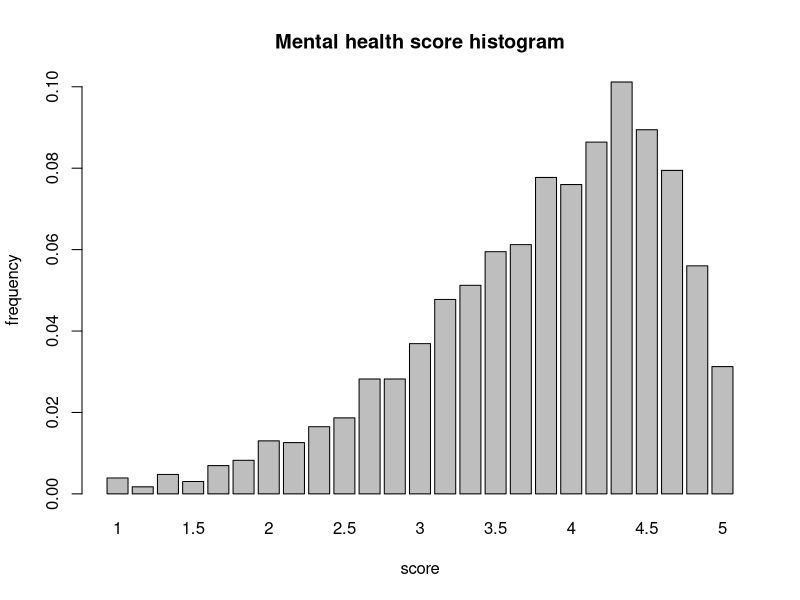
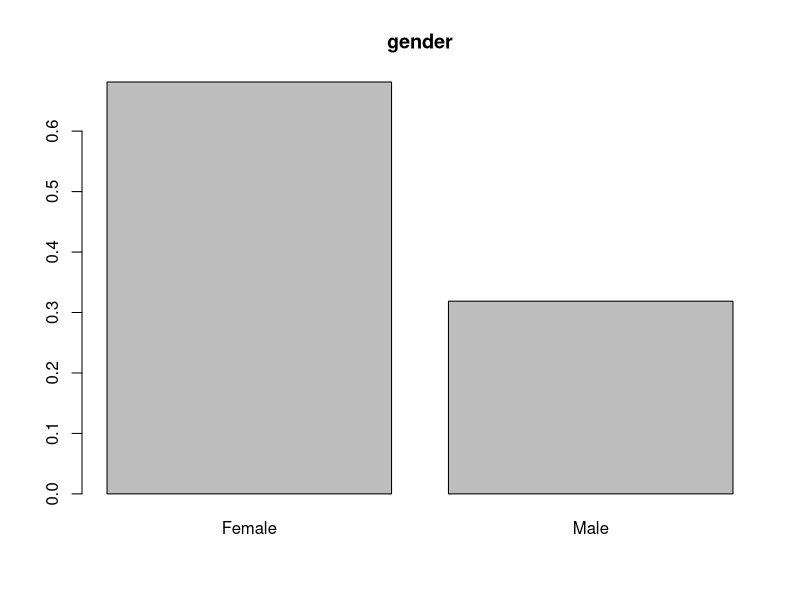
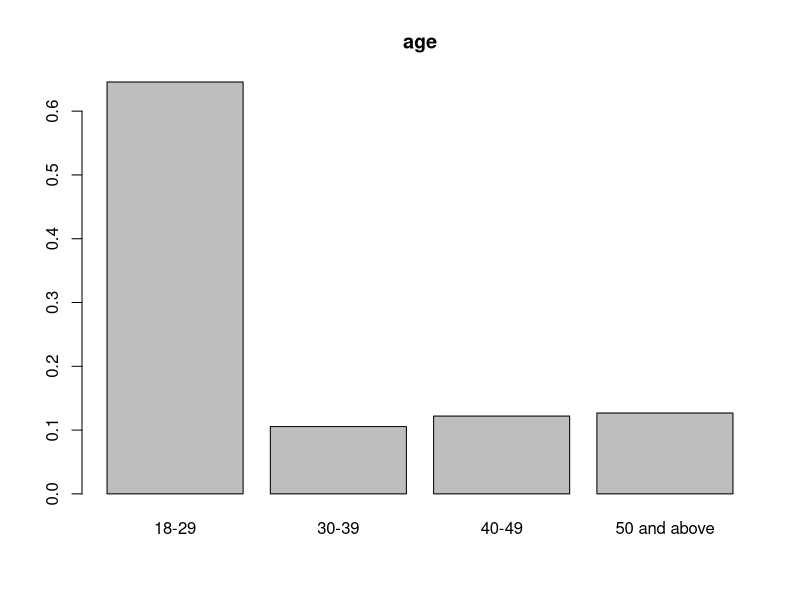
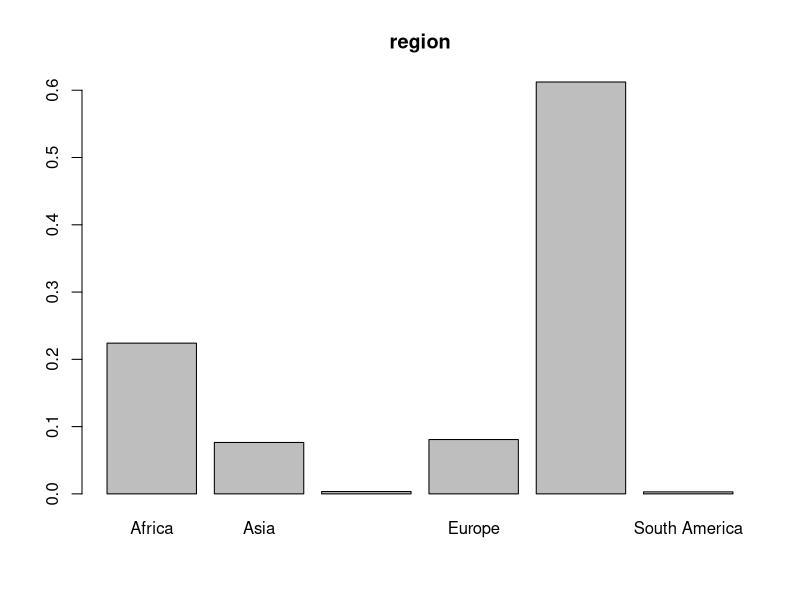
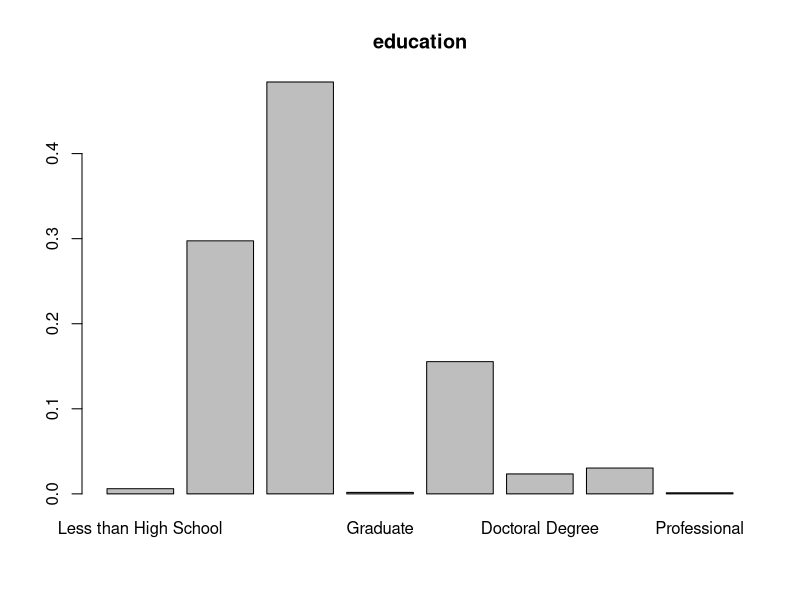
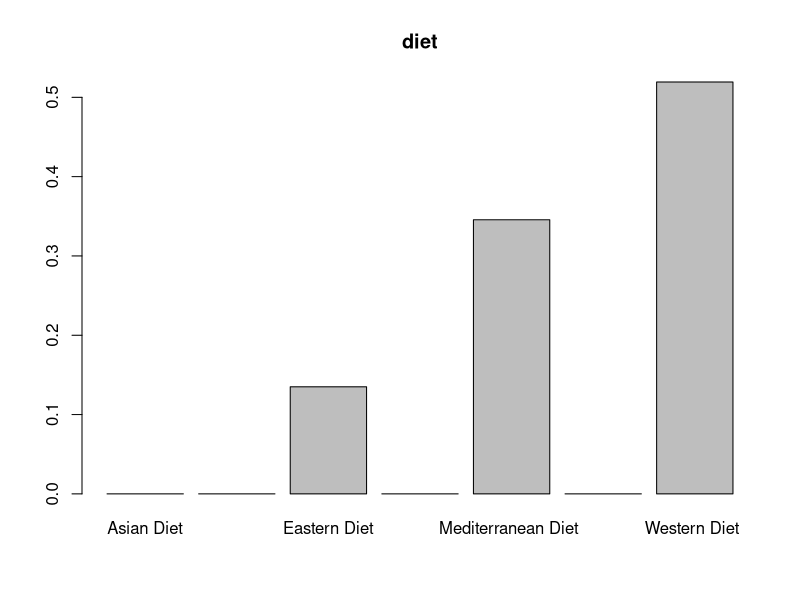
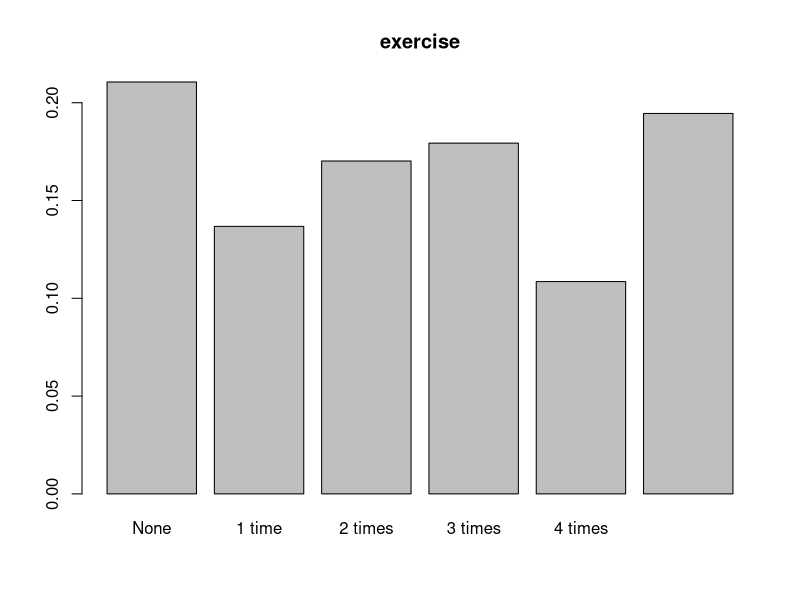
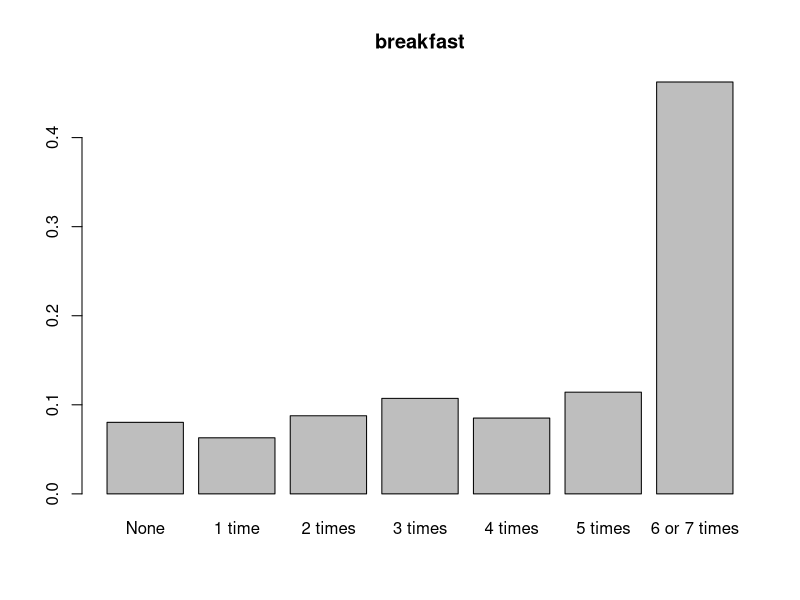

Reproduce these figures in R, in order.
library(glmnet)
library(MASS)
library(readxl)
library(plotmo)
library(MLmetrics)
library(lavaan)

#Input data
data <- read_excel("Math Department Diet Mood total .xlsx")
data = na.omit(data)

#Check the data
for (i in 1:length(data)) {
  data[,i] = as.factor(as.matrix(data[,i]))
  print(unique(data[,i]))
}

#Cleaning
data = data [-which(data$`1. What is your gender?`=='Other'),]
which(data$`3. In which region you are living now?`=='Option 8')
which(data$`5. What is your dietary pattern?`=='Sophomore')
which(data$`6. On average week, how many times a day do you exercise at least 20 minutes?`==unique(data$`6. On average week, how many times a day do you exercise at least 20 minutes?`)[7])
which(data$`9. On average week, how many times a day do you have dairy products?`==unique(data$`9. On average week, how many times a day do you have dairy products?`)[8])
which(data$`15. On average week, how many times do you eat dark green leafy vegetables?`==unique(data$`15. On average week, how many times do you eat dark green leafy vegetables?`)[7])
a1 = which(data$`3. In which region you are living now?`==unique(data$`3. In which region you are living now?`)[6])
a2 = which(data$`3. In which region you are living now?`==unique(data$`3. In which region you are living now?`)[9])
a3 = which(data$`3. In which region you are living now?`==unique(data$`3. In which region you are living now?`)[10])
b1 = which(data$`3. In which region you are living now?`==unique(data$`3. In which region you are living now?`)[3])
b2 = which(data$`3. In which region you are living now?`==unique(data$`3. In which region you are living now?`)[5])
data$`3. In which region you are living now?`[a1]=data$`3. In which region you are living now?`[a3]=unique(data$`3. In which region you are living now?`)[9]
data$`3. In which region you are living now?`[b1]=unique(data$`3. In which region you are living now?`)[5]
data = data[-which(data$`3. In which region you are living now?`=='Option 8'),]
#delete 2
m1 = which(data$`5. What is your dietary pattern?`==unique(data$`5. What is your dietary pattern?`)[1])
m2 = which(data$`5. What is your dietary pattern?`==unique(data$`5. What is your dietary pattern?`)[4])
m3 = which(data$`5. What is your dietary pattern?`==unique(data$`5. What is your dietary pattern?`)[5])
m4 = which(data$`5. What is your dietary pattern?`==unique(data$`5. What is your dietary pattern?`)[10])
w1 = which(data$`5. What is your dietary pattern?`==unique(data$`5. What is your dietary pattern?`)[3])
w2 = which(data$`5. What is your dietary pattern?`==unique(data$`5. What is your dietary pattern?`)[6])
w3 = which(data$`5. What is your dietary pattern?`==unique(data$`5. What is your dietary pattern?`)[11])
v1 = which(data$`5. What is your dietary pattern?`==unique(data$`5. What is your dietary pattern?`)[7])
v2 = which(data$`5. What is your dietary pattern?`==unique(data$`5. What is your dietary pattern?`)[8])
v3 = which(data$`5. What is your dietary pattern?`==unique(data$`5. What is your dietary pattern?`)[12])
data$`5. What is your dietary pattern?`[m2]=data$`5. What is your dietary pattern?`[m3]=data$`5. What is your dietary pattern?`[m4]=unique(data$`5. What is your dietary pattern?`)[1]
data$`5. What is your dietary pattern?`[w2]=data$`5. What is your dietary pattern?`[w3]=unique(data$`5. What is your dietary pattern?`)[3]
data$`5. What is your dietary pattern?`[v1]=data$`5. What is your dietary pattern?`[v2]=data$`5. What is your dietary pattern?`[w3]=unique(data$`5. What is your dietary pattern?`)[12]
data = data[-which(data$`6. On average week, how many times a day do you exercise at least 20 minutes?`==unique(data$`6. On average week, how many times a day do you exercise at least 20 minutes?`)[7]),]
#delete 2
n1 = which(data$`7. In the past 7 days, how many times did you eat breakfast?`==unique(data$`7. In the past 7 days, how many times did you eat breakfast?`)[7])
n2 = which(data$`7. In the past 7 days, how many times did you eat breakfast?`==unique(data$`7. In the past 7 days, how many times did you eat breakfast?`)[8])
data$`7. In the past 7 days, how many times did you eat breakfast?`[n1]=data$`7. In the past 7 days, how many times did you eat breakfast?`[n2]=unique(data$`7. In the past 7 days, how many times did you eat breakfast?`)[7]
a1 = which(data$`8. On average week, how many times a day do you eat whole grain products?`==unique(data$`8. On average week, how many times a day do you eat whole grain products?`)[3])
a2 = which(data$`8. On average week, how many times a day do you eat whole grain products?`==unique(data$`8. On average week, how many times a day do you eat whole grain products?`)[7])
data$`8. On average week, how many times a day do you eat whole grain products?`[a1]=data$`8. On average week, how many times a day do you eat whole grain products?`[a2]=unique(data$`8. On average week, how many times a day do you eat whole grain products?`)[3]
data = data[-which(data$`9. On average week, how many times a day do you have dairy products?`==unique(data$`9. On average week, how many times a day do you have dairy products?`)[8]),]
#delete 8
a1 = which(data$`9. On average week, how many times a day do you have dairy products?`==unique(data$`9. On average week, how many times a day do you have dairy products?`)[1])
a2 = which(data$`9. On average week, how many times a day do you have dairy products?`==unique(data$`9. On average week, how many times a day do you have dairy products?`)[7])
data$`9. On average week, how many times a day do you have dairy products?`[a2]=unique(data$`9. On average week, how many times a day do you have dairy products?`)[1]
n1 = which(data$`10. On average week, how many times a day do you consume coffee or other sources of caffeine?`==unique(data$`10. On average week, how many times a day do you consume coffee or other sources of caffeine?`)[4])
n2 = which(data$`10. On average week, how many times a day do you consume coffee or other sources of caffeine?`==unique(data$`10. On average week, how many times a day do you consume coffee or other sources of caffeine?`)[7])
data$`10. On average week, how many times a day do you consume coffee or other sources of caffeine?`[n2]=unique(data$`10. On average week, how many times a day do you consume coffee or other sources of caffeine?`)[4]
data = data[-which(data$`15. On average week, how many times do you eat dark green leafy vegetables?`==unique(data$`15. On average week, how many times do you eat dark green leafy vegetables?`)[7]),]
#delete 2
a1 = which(data$`16. On average week, how many times do you eat beans?`==unique(data$`16. On average week, how many times do you eat beans?`)[4])
a2 = which(data$`16. On average week, how many times do you eat beans?`==unique(data$`16. On average week, how many times do you eat beans?`)[7])
data$`16. On average week, how many times do you eat beans?`[a1]=unique(data$`16. On average week, how many times do you eat beans?`)[7]
a1 = which(data$`20. On average week, how many times do you take fish oil supplements?`==unique(data$`20. On average week, how many times do you take fish oil supplements?`)[2])
a2 = which(data$`20. On average week, how many times do you take fish oil supplements?`==unique(data$`20. On average week, how many times do you take fish oil supplements?`)[7])
data$`20. On average week, how many times do you take fish oil supplements?`[a2]=unique(data$`20. On average week, how many times do you take fish oil supplements?`)[2]
a1 = which(data$`21. During the past month, about how often did you feel NERVOUS?`=='None')
data$`21. During the past month, about how often did you feel NERVOUS?`[a1]=unique(data$`21. During the past month, about how often did you feel NERVOUS?`)[4]

data=na.omit(data)
for (i in 1:length(data)) {
  data[,i] = as.factor(as.matrix(data[,i]))
  print(unique(data[,i]))
}

names(data) = c("timestamp","gender","age","region","education","diet","exercise","breakfast","whole grain","dairy product","coffee","fruits","flaxseed/nuts","rice/pasta","meat","vegetables","beans","fish","fast food","multivitamin","fish oil","nervous","hopeless","restless","depressed","effort","worthless")
names(data)

ud=unique(data$diet)
oned=c(which(data$diet==ud[4]),which(data$diet==ud[5]),which(data$diet==ud[6]),which(data$diet==ud[7]))
data=data[-oned,]

#convert status into scores
x=as.data.frame(data[,2:21])
y=as.matrix(data[,22:27])
s=matrix(0,dim(y)[1],dim(y)[2])

for (i in 1:dim(y)[1]) {
  for (j in 1:dim(y)[2]) {
    if (y[i,j]=='None of the time'){
      s[i,j]=5
    }
    if (y[i,j]=='A little of the time'){
      s[i,j]=4
    }
    if (y[i,j]=='Some of the time'){
      s[i,j]=3
    }
    if (y[i,j]=='Most of the time'){
      s[i,j]=2
    }
    if (y[i,j]=='All the time'){
      s[i,j]=1
    }
  }
}
y=rowMeans(s)

#some plot
barplot(prop.table(table(y)),main = 'Mental health score histogram',xlab = 'score', ylab = 'frequency')

#order the data
u2=unique(x[,2])
x[,2]=factor(x[,2],levels = c(as.character(u2[1]),as.character(u2[2]),as.character(u2[3]),as.character(u2[4])),ordered = TRUE)
u4=unique(x[,4])
x[,4]=factor(x[,4],levels=c(as.character(u4[6]),as.character(u4[4]),as.character(u4[1]),as.character(u4[8]),as.character(u4[2]),as.character(u4[3]),as.character(u4[5]),as.character(u4[7])),ordered = TRUE)
u6=unique(x[,6])
x[,6]=factor(x[,6],levels = c(as.character(u6[1]),as.character(u6[2]),as.character(u6[3]),as.character(u6[6]),as.character(u6[4]),as.character(u6[5])),ordered = TRUE)
u7=unique(x[,7])
x[,7]=factor(x[,7],levels = c(as.character(u7[7]),as.character(u7[3]),as.character(u7[6]),as.character(u7[5]),as.character(u7[1]),as.character(u7[4]),as.character(u7[2])),ordered = TRUE)
u8=unique(x[,8])
x[,8]=factor(x[,8],levels = c(as.character(u8[4]),as.character(u8[2]),as.character(u8[3]),as.character(u8[6]),as.character(u8[5]),as.character(u8[1])),ordered = TRUE)
u9=unique(x[,9])
x[,9]=factor(x[,9],levels = c(as.character(u9[6]),as.character(u9[2]),as.character(u9[3]),as.character(u9[4]),as.character(u9[5]),as.character(u9[1])),ordered = TRUE)
u10=unique(x[,10])
x[,10]=factor(x[,10],levels = c(as.character(u10[4]),as.character(u10[6]),as.character(u10[3]),as.character(u10[2]),as.character(u10[5]),as.character(u10[1])),ordered = TRUE)
u11=unique(x[,11])
x[,11]=factor(x[,11],levels = c(as.character(u11[6]),as.character(u11[3]),as.character(u11[4]),as.character(u11[1]),as.character(u11[2]),as.character(u11[5])),ordered = TRUE)
u12=unique(x[,12])
x[,12]=factor(x[,12],levels = c(as.character(u12[3]),as.character(u12[1]),as.character(u12[5]),as.character(u12[2]),as.character(u12[6]),as.character(u12[4])),ordered = TRUE)
u13=unique(x[,13])
x[,13]=factor(x[,13],levels = c(as.character(u13[6]),as.character(u13[5]),as.character(u13[2]),as.character(u13[4]),as.character(u13[3]),as.character(u13[1])),ordered = TRUE)
u14=unique(x[,14])
x[,14]=factor(x[,14],levels = c(as.character(u14[6]),as.character(u14[5]),as.character(u14[2]),as.character(u14[4]),as.character(u14[3]),as.character(u14[1])),ordered = TRUE)
u15=unique(x[,15])
x[,15]=factor(x[,15],levels = c(as.character(u15[6]),as.character(u15[1]),as.character(u15[2]),as.character(u15[5]),as.character(u15[3]),as.character(u15[4])),ordered = TRUE)
u16=unique(x[,16])
x[,16]=factor(x[,16],levels = c(as.character(u16[1]),as.character(u16[2]),as.character(u16[4]),as.character(u16[5]),as.character(u16[3]),as.character(u16[6])),ordered = TRUE)
u17=unique(x[,17])
x[,17]=factor(x[,17],levels = c(as.character(u17[2]),as.character(u17[1]),as.character(u17[4]),as.character(u17[3]),as.character(u17[6]),as.character(u17[5])),ordered = TRUE)
u18=unique(x[,18])
x[,18]=factor(x[,18],levels = c(as.character(u18[1]),as.character(u18[2]),as.character(u18[5]),as.character(u18[6]),as.character(u18[3]),as.character(u18[4])),ordered = TRUE)
u19=unique(x[,19])
x[,19]=factor(x[,19],levels = c(as.character(u19[1]),as.character(u19[4]),as.character(u19[3]),as.character(u19[5]),as.character(u19[6]),as.character(u19[2])),ordered = TRUE)
u20=unique(x[,20])
x[,20]=factor(x[,20],levels = c(as.character(u20[1]),as.character(u20[2]),as.character(u20[4]),as.character(u20[5]),as.character(u20[6]),as.character(u20[3])),ordered = TRUE)

for (i in 1:dim(x)[2]) {
  barplot(prop.table(table(x[,i])),main = as.character(colnames(x)[i]))
}

xm=matrix(0,dim(x)[1],dim(x)[2])
for (i in 6:20) {
  for (j in 1:nrow(x)) {
    if (x[j,i]=='None'){
      xm[j,i]=0
    }
    if (x[j,i]=='1 time'){
      xm[j,i]=1
    }
    if ((x[j,i]=='2 times')|(x[j,i]==unique(x[,8])[3])){
      xm[j,i]=2
    }
    if ((x[j,i]=='3 times')|(x[j,i]==unique(x[,12])[2])){
      xm[j,i]=3
    }
    if (x[j,i]=='4 times'){
      xm[j,i]=4
    }
    if ((x[j,i]=='5 times')|(x[j,i]=='More than 4 times')){
      xm[j,i]=5
    }
    if (x[j,i]=='6 or 7 times'){
      xm[j,i]=6
    }
  }
}

for (i in 6:20) {
  print(unique(xm[,i]))
}

x[,6:20]=xm[,6:20]
ac=c(23.5,34.5,44.5,54.5)
xa=matrix(0,nrow(x),1)
for (i in 1:nrow(x)) {
  xa[i,1]=ac[which(x[i,2]==unique(x[,2]))]
}
x[,2]=xa[,1]
savex = x
x = savex

xmm = matrix(0,dim(x)[1],1)
for (i in 1:dim(x)[1]) {
  if (x[i,4]=="Less than High School"){
    xmm[i,1]=1
  }
  if (x[i,4]=="High School"){
    xmm[i,1]=2
  }
  if (x[i,4]=="2 or 4 Years of College Degree (AA, BA, BS)"){
    xmm[i,1]=3
  }
  if (x[i,4]=="Graduate"){
    xmm[i,1]=4
  }
  if (x[i,4]=="Master's Degree"){
    xmm[i,1]=5
  }
  if (x[i,4]=="Doctoral Degree"){
    xmm[i,1]=6
  }
  if (x[i,4]=="Professional Degree (MD, JD, PharmD, ...)"){
    xmm[i,1]=7
  }
  if (x[i,4]=="Professional"){
    xmm[i,1]=8
  }
}
x[,4]=xmm

par(mfrow=c(2,2))
for (i in 1:dim(x)[2]) {
  what=matrix(0,1,length(unique(x[,i])))
  colnames(what)=sort(unique(x[,i]))
  for (j in 1:length(unique(x[,i]))) {
    what[1,j]=mean(y[x[,i]==sort(unique(x[,i]))[j]])
  }
  barplot(what,main=as.character(colnames(x)[i]),xlab='type/frequency',ylab = 'average score')
}
par(mfrow=c(1,1))

cl_data=cbind(y,x)

#split the data
set.seed(123)
train = cl_data[sample(nrow(cl_data),0.75*nrow(cl_data)),]
test = cl_data[sample(nrow(cl_data),0.25*nrow(cl_data)),]
train_y=train[,1]
train_x=train[,-1]
test_y=test[,1]
test_x=test[,-1]

#Training&testing
lmod=lm(y~.,data = train)
lmod_aic = stepAIC(lmod, direction = 'backward')
predaic = predict(lmod_aic,test_x)
MSE(predaic,test_y)
MSE(predict(lmod,test_x),test_y)

mod_lasso = glmnet(data.matrix(train_x), train_y, alpha = 1)
mod_lasso2 = glmnet(data.matrix(train_x), train_y, alpha = 1, lambda = min(mod_lasso$lambda))
predlasso = predict.glmnet(mod_lasso2,data.matrix(test_x))
MSE(predlasso,test_y)


#Visualize the residuals
par(mfrow=c(1,1))
plot(y[1:50], pch=16, cex=1, ylim = c(0.7,5.3),
     xlab = 'Observation', ylab = 'Mental health score', main = 'Residual Plot of first 50 observations')

mod_lasso = glmnet(data.matrix(x), y, alpha = 1)
mod_lasso2 = glmnet(data.matrix(x), y, alpha = 1, lambda = min(mod_lasso$lambda))
predlasso = predict.glmnet(mod_lasso2,data.matrix(x))
lines(predlasso[1:50], col = 'red')

lmod=lm(y~.,data = cl_data)
lmod_aic = stepAIC(lmod, direction = 'backward')
predaic = predict(lmod_aic,x)
lines(predaic[1:50], col = 'blue')

legend(20,2,legend = c('LASSO Prediction','Backward AIC Prediction'),col = c('red','blue'),lty = 1:2)

#range
c(min(predaic),max(predaic))
c(min(predlasso),max(predlasso))
